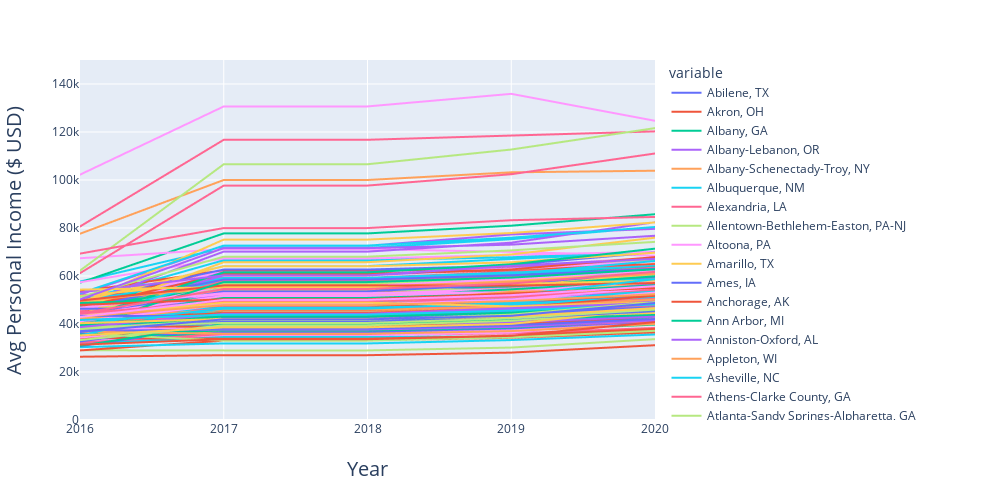

The code cell stored with this chart in its notebook:
### Code cell
# Build a fnc to call back plotting operation later

def plotIncome(df):
    
    import plotly.express as px
    df1_transposed = df.T
    df1_transposed.columns = df1_transposed.iloc[0]
    df1_transposed = df1_transposed.drop("Name", axis=0)
    p = df1_transposed.index.values
    df1_transposed.insert(0, column="new",value = p)
    cols = df1_transposed.columns
    fig = px.line(df1_transposed, x=cols[0], y=cols[1:])
    fig.update_yaxes(range=[0,150000])
    fig.update_layout(width = 1000, height = 500, #title = ""
                     )
    fig.update_xaxes(
            title_text = "Year",
            title_font = {"size": 20},
            title_standoff = 25,)
    fig.update_yaxes(
            title_text = "Avg Personal Income ($ USD)",
            title_font = {"size": 20},
            title_standoff = 25,)
    return fig

INC_plot = plotIncome(df_Income)
INC_plot.show()
